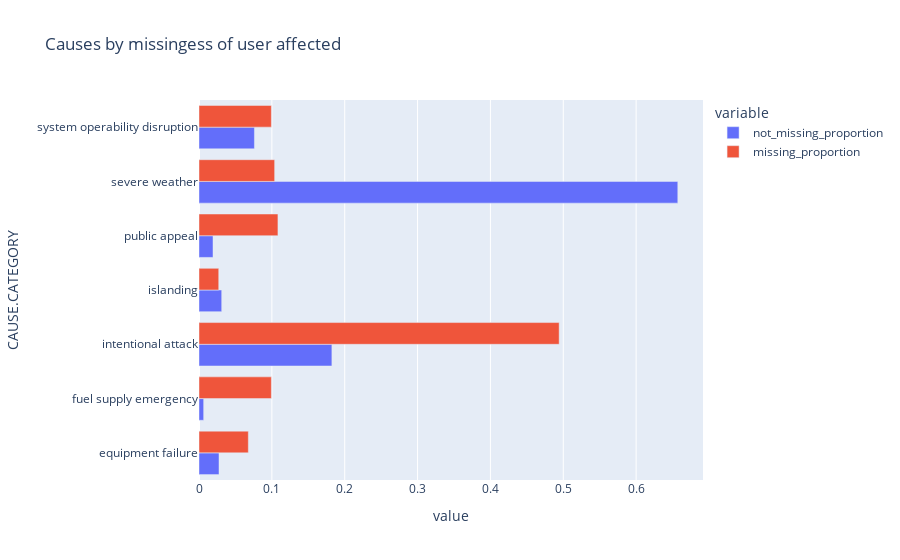

The code cell stored with this chart in its notebook:
### Markdown cell above
### Assessment of Missingness

### Code cell
# Does missingness of customers affected depend on the cause category? 
df['CAUSE.CATEGORY']
df.groupby('CAUSE.CATEGORY').count()
df_ca_missing = df[df['CUSTOMERS.AFFECTED'].isna()]
df_ca_not_missing = df[~df['CUSTOMERS.AFFECTED'].isna()]
missing_count = df_ca_missing.groupby('CAUSE.CATEGORY').count()['YEAR']
missing_proportion = pd.Series(np.array(missing_count)/((np.array(missing_count)).sum()), index=missing_count.index)
not_missing_count = df_ca_not_missing.groupby('CAUSE.CATEGORY').count()['YEAR']
not_missing_proportion = pd.Series(np.array(not_missing_count)/((np.array(not_missing_count)).sum()), index=not_missing_count.index)
observed_tvd_statistic = abs(not_missing_proportion - missing_proportion).sum()
observed_dataframe = pd.concat([not_missing_proportion, missing_proportion], axis=1, keys=['not_missing_proportion', 'missing_proportion'])
observed_dataframe.plot(kind='barh', title='Causes by missingess of user affected', barmode='group')

### Figure 1 — Plotly figure (JSON) as saved in the notebook; plotly's stock layout.template omitted (floating-point values rounded to 4 significant figures)
{"data": [{"alignmentgroup": "True", "hovertemplate": "variable=not_missing_proportion<br>value=%{x}<br>CAUSE.CATEGORY=%{y}<extra></extra>", "legendgroup": "not_missing_proportion", "marker": {"color": "#636efa", "pattern": {"shape": ""}}, "name": "not_missing_proportion", "offsetgroup": "not_missing_proportion", "orientation": "h", "showlegend": true, "textposition": "auto", "type": "bar", "x": [0.0275, 0.006416, 0.1824, 0.03116, 0.01925, 0.6572, 0.07608], "xaxis": "x", "y": ["equipment failure", "fuel supply emergency", "intentional attack", "islanding", "public appeal", "severe weather", "system operability disruption"], "yaxis": "y"}, {"alignmentgroup": "True", "hovertemplate": "variable=missing_proportion<br>value=%{x}<br>CAUSE.CATEGORY=%{y}<extra></extra>", "legendgroup": "missing_proportion", "marker": {"color": "#EF553B", "pattern": {"shape": ""}}, "name": "missing_proportion", "offsetgroup": "missing_proportion", "orientation": "h", "showlegend": true, "textposition": "auto", "type": "bar", "x": [0.06772, 0.09932, 0.4944, 0.02709, 0.1084, 0.1038, 0.09932], "xaxis": "x", "y": ["equipment failure", "fuel supply emergency", "intentional attack", "islanding", "public appeal", "severe weather", "system operability disruption"], "yaxis": "y"}], "layout": {"barmode": "group", "legend": {"title": {"text": "variable"}, "tracegroupgap": 0}, "title": {"text": "Causes by missingess of user affected"}, "xaxis": {"anchor": "y", "domain": [0, 1], "title": {"text": "value"}}, "yaxis": {"anchor": "x", "domain": [0, 1], "title": {"text": "CAUSE.CATEGORY"}}}}
